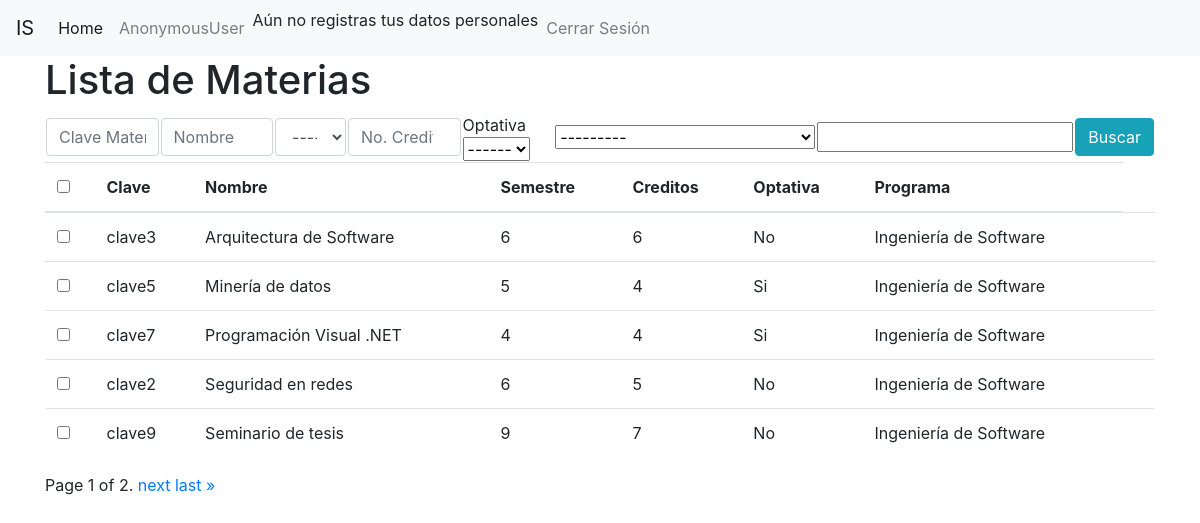
The app's page /materias/buscar/ with its own data.
### materias/models.py (models this page shows, shortened)
class Materia(models.Model):
    clave = models.CharField(primary_key = True , max_length=10)
    nombre = models.CharField(max_length=100)
    creditos = models.SmallIntegerField('Créditos')
    semestre = models.CharField(max_length=2, choices = SEMESTRE)
    optativa = models.BooleanField(default=False)
    programa = models.ForeignKey("unidades_academicas.ProgramaAcademico", verbose_name="Programa Academico", on_delete= models.DO_NOTHING)

### unidades_academicas/models.py (models this page shows)
class ProgramaAcademico(models.Model):
    clave = models.BigAutoField('Clave', primary_key=True)
    nombre = models.CharField('Nombre', max_length=200)
    latitud = models.CharField(max_length=50)
    longitud = models.CharField(max_length=50)
    telefono = models.CharField('Teléfono', max_length=10, blank=True, null=True)
    unidad_academica = models.ForeignKey("UnidadAcademica", \
        verbose_name='Unidad Académica', on_delete=models.DO_NOTHING)
    def __str__(self):
        return self.nombre

### materias/views.py (the view, shortened to what this page needs)
# urls.py: path('buscar/', views.BuscarMateria, name = 'buscar_materia'),
def BuscarMateria(request):
    materias = Materia.objects.all().order_by('nombre','semestre')
    form = FiltrosMateria(request.POST)
    paginator = Paginator(materias,5)
    page_number = request.POST.get("page")
    page_obj = paginator.get_page(page_number)
    context = {'object_list': page_obj, 'page_obj': page_obj, 'form': form}
    return render(request, 'materias/materia_list.html', context)

### materias/forms.py
class FiltrosMateria(FormMateria):
    def __init__(self, *args, **kwargs):
        super(FiltrosMateria, self).__init__(*args, **kwargs)
        for field in self.fields:
            self.fields[field].required = False

### materias/templates/materias/materia_list.html (shortened to what this page needs)
{% extends 'base.html' %}
{% block contenido %}
    <h1> Lista de Materias</h1>
    <form action="{% url 'buscar_materia' %}" method="post" id="form">
        <table>
            <tr>
                <td>{{form.clave}}</td>
                <td>{{form.nombre}}</td>
                <td>{{form.semestre}}</td>
                <td>{{form.creditos}}</td>
                <td>
                    <span>Optativa</span>
                    <select name = 'optativa'>
                        <option value="">------</option>
                    </select>
                </td>
                <td>{{form.programa}}</td>
                <td>
                    <input type="text" name="Programa2">
                </td>
                <td>
                    <input class="btn btn-info" type="submit" value="Buscar">
                </td>
            </tr>
        </table>
    </form>
    <form action="{% url 'eliminar_materias' %}" method="post" id="validar">
        <table class="table">
            <thead>
                 <tr>
                    <th><input type="checkbox" name="todos" onclick="seleccionar(this)" id="todos"></th>
                    <th>Clave</th>
                    <th>Nombre</th>
                    <th>Semestre</th>
                    <th>Creditos</th>
                    <th>Optativa</th>
                    <th>Programa</th>
                </tr>
            </thead>
             <tbody>
            {% for materia in object_list %}
                <tr>
                    <td><input type="checkbox" name="materias[]" value="{{ materia.clave }}"></td>
                    <td> {{materia.clave}}</td>
                    <td> {{materia.nombre}}</td>
                    <td> {{materia.semestre}}</td>
                    <td> {{materia.creditos}}</td>
                    <td> {% if materia.optativa == True %}
                            Si
                         {% else %}
                            No
                         {% endif %}
                    </td>
                    <td> {{materia.programa}}</td>
                    <td>
                    </td>
                </tr>
            {% endfor %}
        </tbody>
    </table>
    </form>
    <div class="pagination">
        <span class="step-links">
            <span class="page-item">
                Page {{ page_obj.number }} of {{ page_obj.paginator.num_pages }}.
            </span>
            {% if page_obj.has_next %}
                <a class="page-item" href="javascript:enviar({{ page_obj.next_page_number }});">next</a>
                <a href="javascript:enviar({{ page_obj.paginator.num_pages }});">last &raquo;</a>
            {% endif %}
        </span>
    </div>
    <br>
</body>
</html>
{% endblock contenido %}

### records on screen
Materia: clave "clave3", nombre "Arquitectura de Software", semestre "6", creditos "6", optativa "No", programa "Ingeniería de Software"
Materia: clave "clave5", nombre "Minería de datos", semestre "5", creditos "4", optativa "Si", programa "Ingeniería de Software"
Materia: clave "clave7", nombre "Programación Visual .NET", semestre "4", creditos "4", optativa "Si", programa "Ingeniería de Software"
Materia: clave "clave2", nombre "Seguridad en redes", semestre "6", creditos "5", optativa "No", programa "Ingeniería de Software"
Materia: clave "clave9", nombre "Seminario de tesis", semestre "9", creditos "7", optativa "No", programa "Ingeniería de Software"

### other values on screen
{{ user }} "AnonymousUser"
{{ page_obj.number }} "1"
{{ page_obj.paginator.num_pages }} "2"
